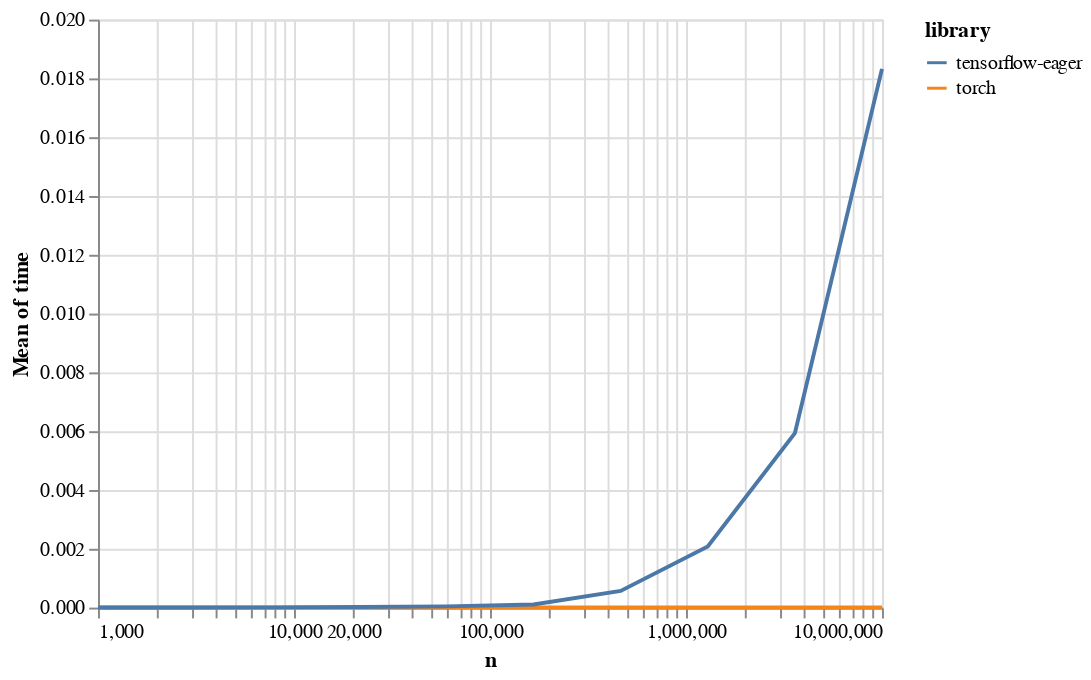

Here is the notebook cell this chart was saved with:
### Code cell
Chart(df).mark_line().encode(
    x=X('n', scale=Scale(type='log')),
    # had to use mean; min(torch_times) == 0, so they don't show in log plot
    y=Y('mean(time)', scale=Scale(type='linear')),
    color='library')

### Figure 1 — Vega-Lite specification as saved in the notebook (floating-point values rounded to 4 significant figures; data arrays with more than 128 entries replaced by an {"elided": "..."} marker saying what was removed)
{"config": {"view": {"continuousWidth": 400, "continuousHeight": 300}}, "data": {"name": "data-d8b498700d590d23ae9e63f004dd8e8e"}, "mark": "line", "encoding": {"color": {"type": "nominal", "field": "library"}, "x": {"type": "quantitative", "field": "n", "scale": {"type": "log"}}, "y": {"type": "quantitative", "aggregate": "mean", "field": "time", "scale": {"type": "linear"}}}, "$schema": "https://vega.github.io/schema/vega-lite/v4.0.2.json", "datasets": {"data-d8b498700d590d23ae9e63f004dd8e8e": {"elided": "2000 records"}}}
